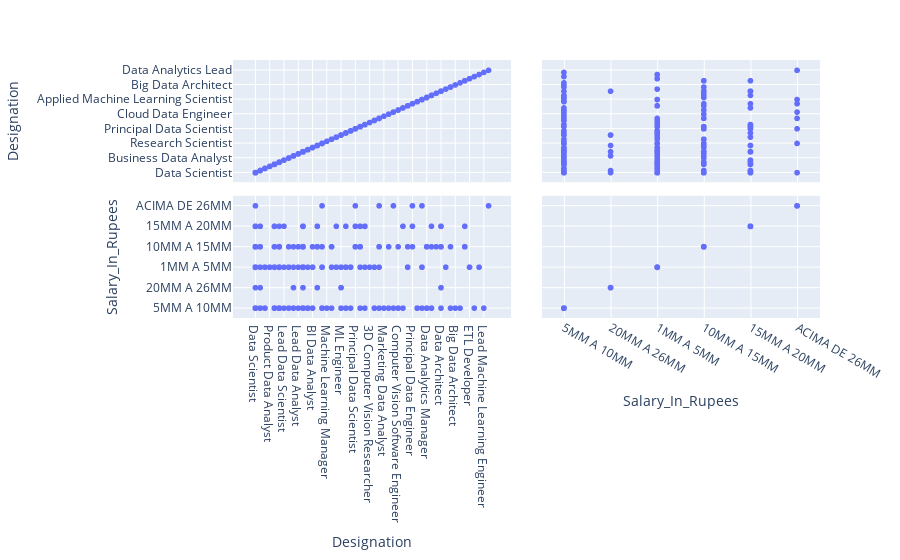

Notebook cell for this chart:
### Code cell
grafico.show()

### Figure 1 — Plotly figure (JSON) as saved in the notebook; plotly's stock layout.template omitted (floating-point values rounded to 4 significant figures; data arrays with more than 128 entries replaced by an {"elided": "..."} marker saying what was removed)
{"data": [{"dimensions": [{"axis": {"matches": true}, "label": "Designation", "values": {"elided": "607 str values"}}, {"axis": {"matches": true}, "label": "Salary_In_Rupees", "values": {"elided": "607 str values"}}], "hovertemplate": "%{xaxis.title.text}=%{x}<br>%{yaxis.title.text}=%{y}<extra></extra>", "legendgroup": "", "marker": {"color": "#636efa", "symbol": "circle"}, "name": "", "showlegend": false, "type": "splom"}], "layout": {"dragmode": "select", "legend": {"tracegroupgap": 0}, "margin": {"t": 60}}}
